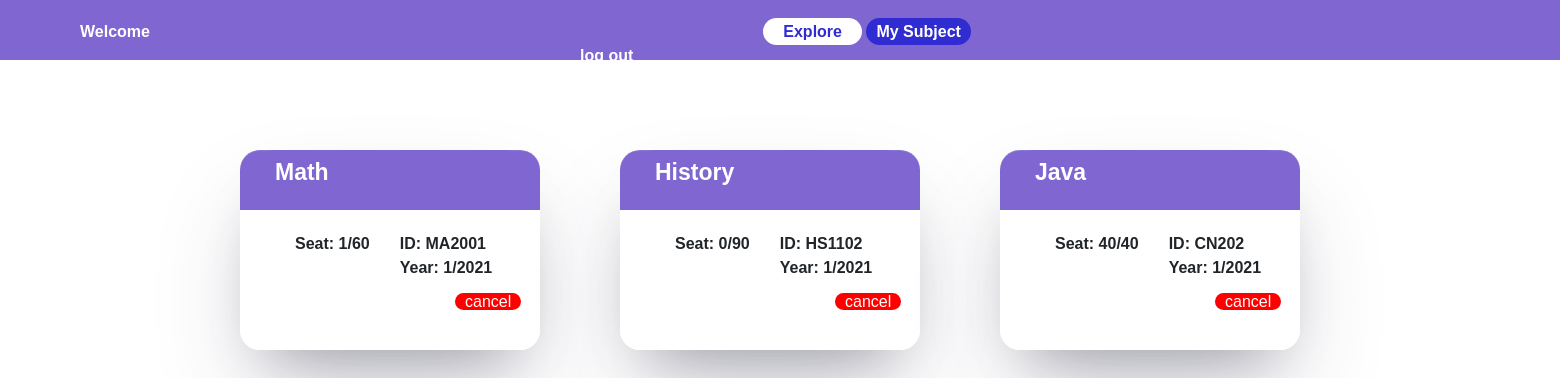
Page /regis/mysub on the earlier database version.
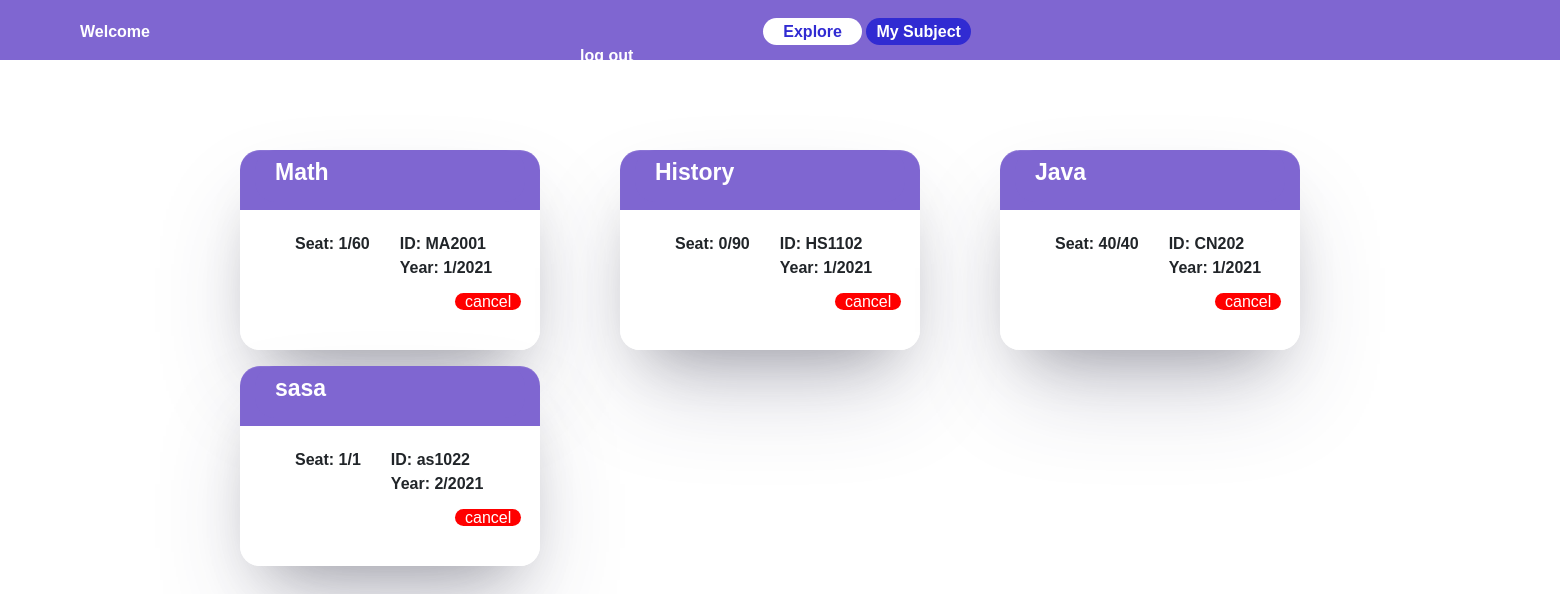
Same page on the later database version.
### regis/models.py (models this page shows, shortened)
class Course(models.Model):
    c_name = models.CharField(max_length=200)
    c_code = models.CharField(max_length=10)
    number_of_Applicants = models.IntegerField(default=0)
    seat = models.IntegerField()
    status = models.IntegerField(null=True)
    semeter = models.ForeignKey(Term,on_delete=models.CASCADE,related_name="c_term",null=True)
    student =  models.ManyToManyField(User, blank=True,related_name="student")
    for_year = models.IntegerField(null=True)
    year = models.IntegerField(null=True)
    def __str__(self):
        return f"{self.c_name}"

class Term(models.Model):   # 1 physics
    semeter =  models.IntegerField()
    year = models.IntegerField()
    def __str__(self):
        return f"{self.semeter}/{self.year}"

### regis/views.py (the view)
# urls.py: path('mysub',views.mysub , name="mysub"),
def mysub(request):
    data = Course.objects.filter(student=request.user.id)
    return render(request, "regis/mysub.html",{'courses':data})

### regis/templates/regis/mysub.html
  {% extends "regis/layout.html" %}
  {% block page%}
  <a href="{% url 'regis:home' %}" id="home2">Explore</a>
  <a href="{% url 'regis:mysub'%}" id="mysub2">My Subject</a>
  {% endblock %}
  {% block content %}
    <section class="nav">
    </section>
    <section class="body">
      {% for course in courses  %}
       <ul>
           <div class="container">
               <div class="header">{{course}}</div>
               <div class="content">
                        <li>Seat: {{course.number_of_Applicants}}/{{course.seat}}   </li>
                   <w>
                       <li>ID: {{course.c_code}}   </li>
                       <li>Year: {{course.semeter}}</li>
                   </w>
               </div>
               <p class="enroll"><a href="{% url 'regis:cancel' course.id 1 %}" id="cancel">cancel</a></p>
           </div>
       </ul>
        {% endfor %}
    </section>
  {% endblock %}

### regis/templates/regis/layout.html (shortened to what this page needs)
<!DOCTYPE html>
<html lang="en">
<head>
   <link href="//maxcdn.bootstrapcdn.com/bootstrap/4.1.1/css/bootstrap.min.css" rel="stylesheet" id="bootstrap-css">
    {% load static %}
    <link rel="stylesheet" type="text/css" href="{% static 'css/style.css' %}">
</head>
<body>
  <header>
    <a2 id="user">Welcome  &nbsp {{user.first_name}} {{user.last_name}}</a2>
    {% block page%}
    {% endblock %}
    <a href="{% url 'users:logout' %}" id='logout'>log out</a>
  </header>
        {% block content %}
        {% endblock %}
</body>
</html>

### regis/static/css/style.css (style rules this page uses)
body { font-family: 'Niramit', sans-serif; margin: 0; }
body header { width: 100%; height: 60px; padding-top: 20px; background: #7F66D1; position: fixed; }
#user { font-weight: bold; text-decoration: none; color: white; padding-left: 80px; padding-right: 600px; }
body section.body { padding-top: 50px; padding-bottom: 240px; padding-left: 200px; display: flex; flex-wrap: wrap; width: 1700px; }
.nav { padding-top: 100px; }
#home2 { padding-right: 20px; text-decoration: none; color:#312BD2; border-radius: 20px; padding: 5px 20px; background: white; font-weight: bold; }
#mysub2 { padding-right: 20px; text-decoration: none; color:white; border-radius: 20px; padding: 5px 10px; background: #312BD2; font-weight: bold; }
#logout { font-weight: bold; text-decoration: none; color: white; padding-left: 580px; }
body section ul { margin-right: 40px; }
.enroll { padding-left: 200px; }
#cancel { text-decoration: none; color:white; border-radius: 20px; padding: 0px 10px; background: red; }
body section ul div.container { width: 300px; height: 200px; background: linear-gradient(0deg, white 0%, white 70%, #7F66D1 50%, #7F66D1 100%); list-style: none; border-radius: 20px; box-shadow: rgba(255, 255, 255, 0.1) 0px 1px 1px 0px inset, rgba(50, 50, 93, 0.25) 0px 50px 100px -20px, rgba(0, 0, 0, 0.3) 0px 30px 60px -30px; transition: all 0.8s; }
body section ul div.container div.header { background: #7F66D1; padding-top: 5px; padding-left: 20px; padding-bottom: 12px; font-size: 23px; font-weight: bold; color: white; border-radius: 20px; }
body section ul div.container div.content { display: flex; padding-top: 30px; padding-left: 40px; font-weight: bold; padding-bottom: 10px; }
body section ul div.container w li { list-style: none; padding-left: 30px; }

Differences in the rows shown:
added Course: c_name "sasa", number_of_Applicants "1", seat "1", c_code "as1022", semeter "2/2021"
